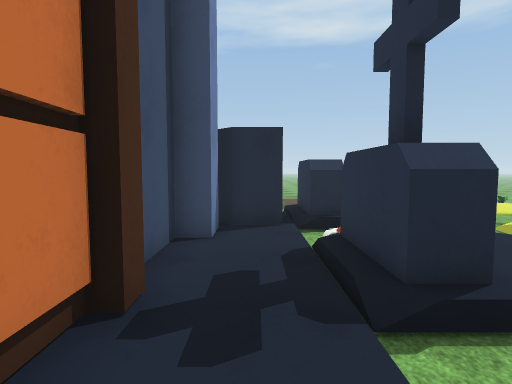
[1] (above)

23 first-person views from a walk through a 3-D level made in the Unity game engine. The camera is 1.4 m above the floor, tilts 4° down and sees 80° across. The floor is counted in squares, 1 m on a side. Each view is taken from the middle of a square. On the plan, view 1 faces up. The plan holds only what a view shows up to about 14 squares ahead; the rest is blank. The place goes on beyond the plan. The player is left out. Some surface patterns are stand-ins.

[2]
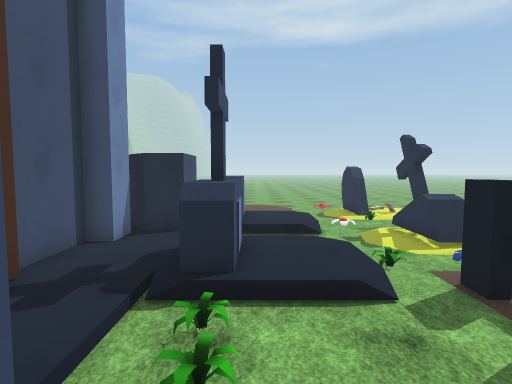

[3]
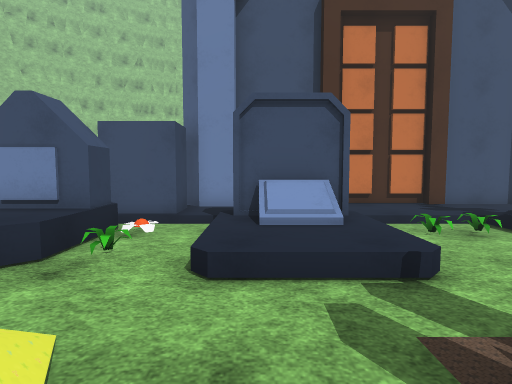

[4]
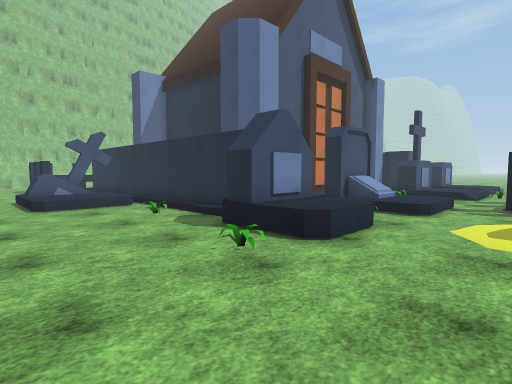

[5]
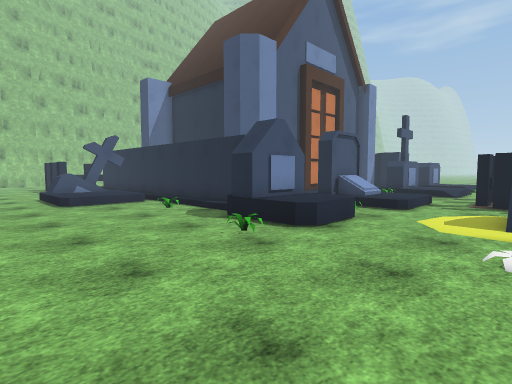

[6]
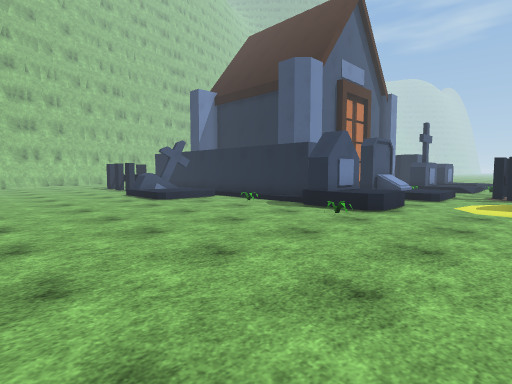

[7]
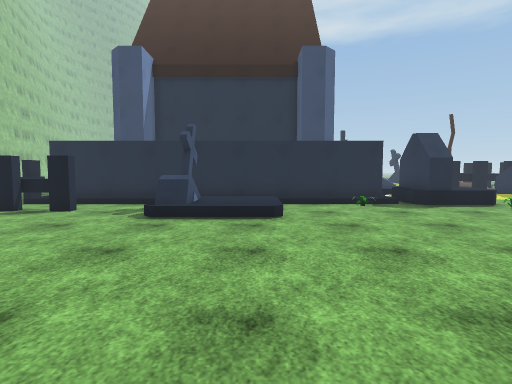

[8]
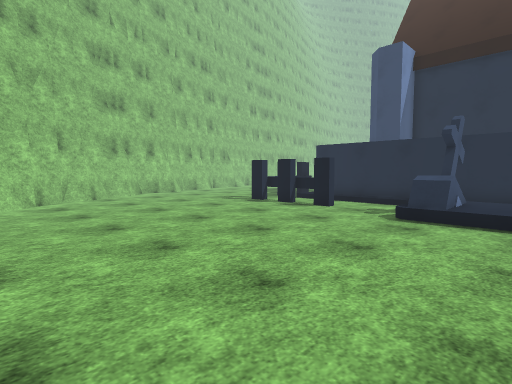

[9]
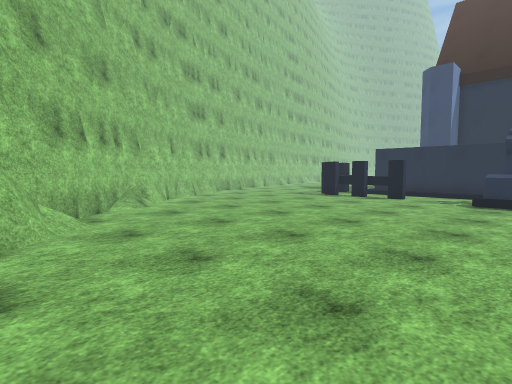

[10]
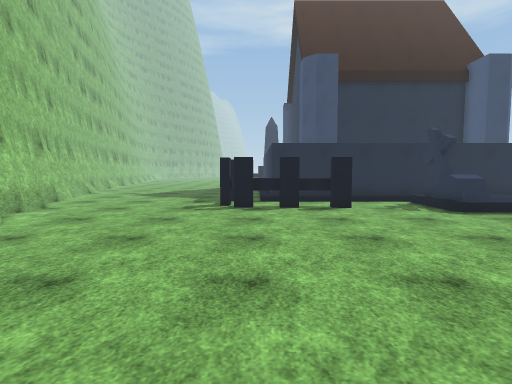

[11]
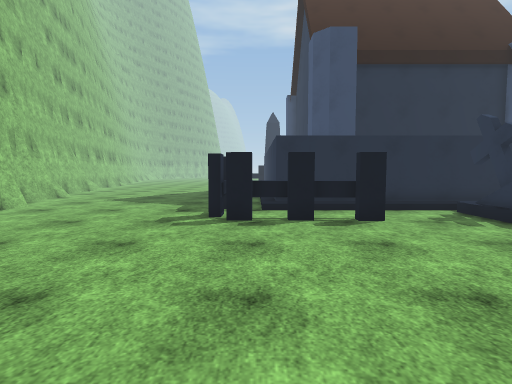

[12]
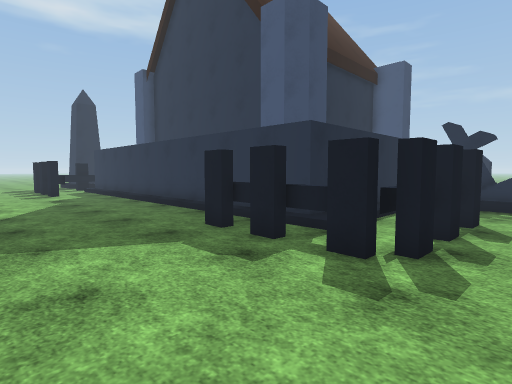

[13]
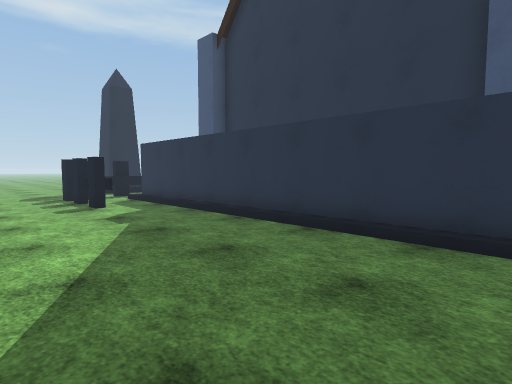

[14]
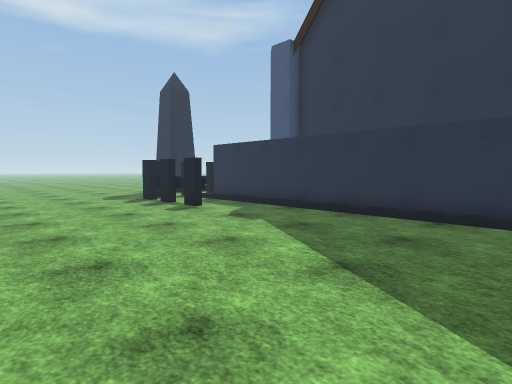

[15]
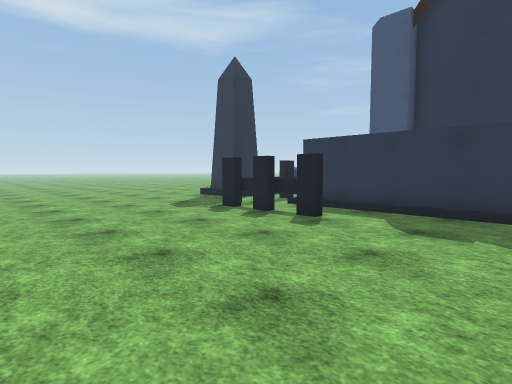

[16]
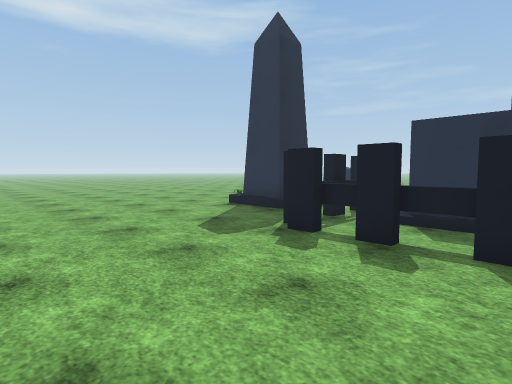

[17]
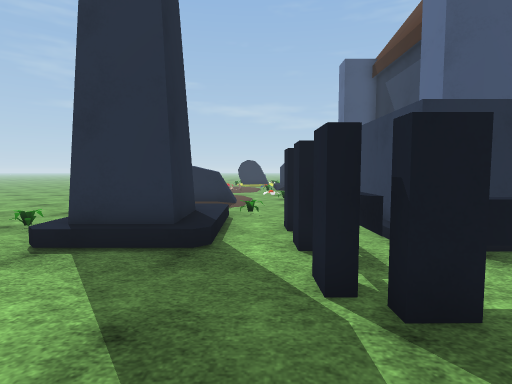

[18]
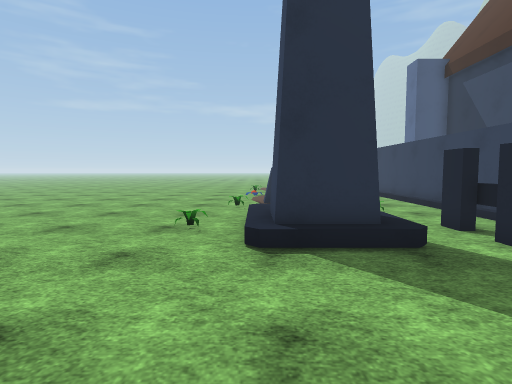

[19]
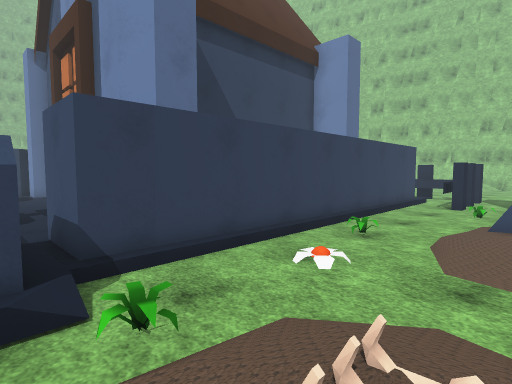

[20]
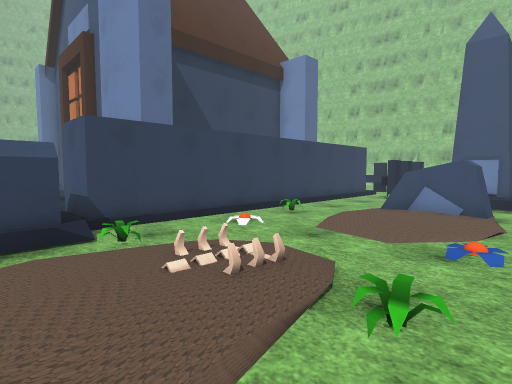

[21]
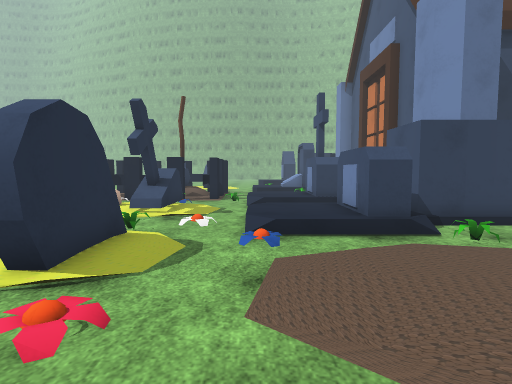

[22]
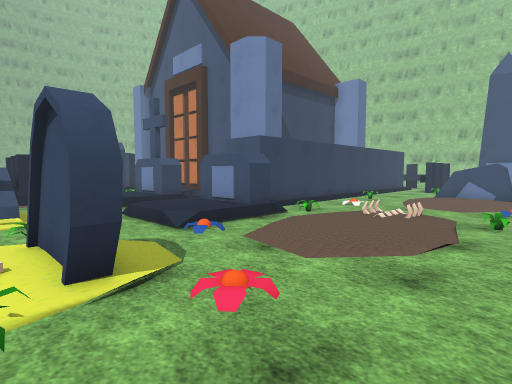

[23]
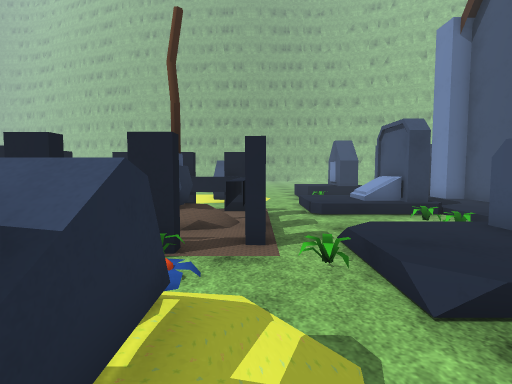

### Floor plan
Key: @ floor where view 1 was taken; # wall or solid block; x gap in a wall; . main floor; : floor 0.25 m higher than the main floor; + floor 0.5 m higher than the main floor; / step, stairs or slope; = window, fence, low wall or low ledge; ^ raised ledge; T tombstone; F flower; O other object.
Columns run from 25 left of view 1 to 9 right of it. Each row starts with its distance up from view 1.
 18   .................   ..... ..... .
 17  ..........////..=///.F...........
 16  ..........TTT   ^^:::...::::/.....
 15  ..........TTT   ^^:::..//::::..F..
 14  ..........////..##:::.../::::../#:
 13  ........................./::...:#O
 12  .......##=##..........F......F.//:
 11  .......#..................T++/.../
 10  .......#./################T  /F..
  9  .......#./#             ##T  /..//
  8 ........#./#            ###////.:#x
  7 ........../#            #:/O  ..:^^
  6 ........../#           ##:/T  /..#x
  5 ........../#           #::/TT +..F
  4 ........../#           #::/TT +..##
  3  ........./#           #::/T///.##
  2 ........../#           #::/.....##
  1  ........./#           #::/.....#
  0  ........./#           #:@/.....#
 -1  ........./#           #::/T++/.###
 -2   ......../#           #:: T/ /...
 -3  . ......./#           #:: T  /....
 -4      ...../#           ##://///..=x
 -5 #........./#           ###/.....:^^
 -6 #........#/#            ###FTT..:#
 -7 ##.......#/###############TTTTT..=
 -8 ##.......#//////// ////////TTTT...
 -9  #.......#.......T/  /.....TTT....F
-10  #.......###=#...#/  /.............
-11  ##..............^^  /.............
-12   #..............=////.............
-13   #................................
-14     ...............................
-15     ...............................
-16      ..............................
-17     #..............................
-18     ##............................
-19      ##................     ..... .
-20       #=............
-21       ##.............
-22        ##...........
-23         ##..........
-24          ##.........
-25           ###......
-26               .... .

Positions as (right, up) in squares from view 1, and headings:
1: (0, 0), facing up
2: (3, -2), facing up
3: (9, -3), facing left
4: (8, -14), facing up-left
5: (9, -15), facing up-left
6: (9, -19), facing up-left
7: (-5, -21), facing up
8: (-5, -21), facing up-left
9: (-6, -26), facing up-left
10: (-15, -22), facing up
11: (-15, -19), facing up
12: (-21, -12), facing up-right
13: (-21, -5), facing up-right
14: (-24, -3), facing up-right
15: (-25, 2), facing up-right
16: (-23, 7), facing up-right
17: (-20, 13), facing right
18: (-20, 17), facing right
19: (2, 15), facing down-left
20: (3, 18), facing down-left
21: (5, 18), facing down
22: (9, 18), facing down-left
23: (7, 9), facing down
